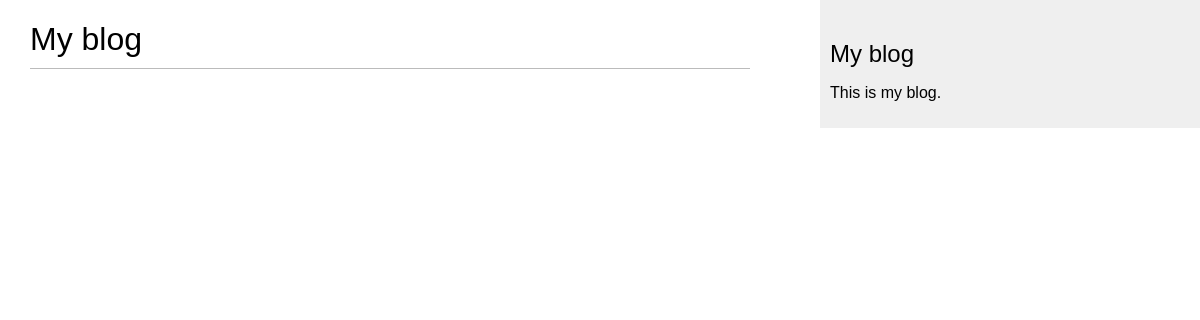
/blog/, run on an earlier commit of the app's database.
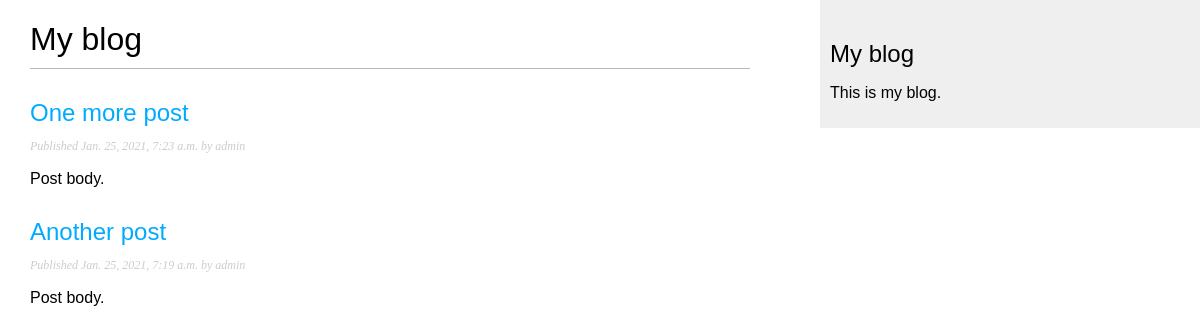
And on a later commit of the database.
### blog/models.py (models this page shows, shortened)
class Post(models.Model):
    STATUS_CHOICES = (
        ('draft', 'Draft'),
        ('published', 'Published')
    )
    title = models.CharField(max_length=250)
    slug = models.SlugField(max_length=250, unique_for_date='publish')
    author = models.ForeignKey(User, on_delete=models.CASCADE,
                                related_name='blog_posts')
    body = models.TextField()
    publish = models.DateTimeField(default=timezone.now)
    created = models.DateTimeField(auto_now_add=True)
    updated = models.DateTimeField(auto_now=True)
    status = models.CharField(max_length=10, choices=STATUS_CHOICES, default='draft')
    objects = models.Manager()
    published = PublishedManager()
    class Meta:
        ordering = ('-publish',)
    def get_absolute_url(self):
        return reverse('blog:post_detail', args=[self.publish.year,
                        self.publish.month, self.publish.day, self.slug])

### blog/views.py (the view)
# urls.py: path('', views.post_list, name='post_list'),
def post_list(request):
    posts = Post.published.all()
    return render(request, 'blog/post/list.html', {'posts': posts})

### blog/models.py (called while the page is built)
    def get_queryset(self):
        return super().get_queryset().filter(status='published')

### blog/templates/blog/post/list.html (shortened to what this page needs)
{% extends 'blog/base.html' %}
{% block content %}
  <h1>My blog</h1>
  {% for post in posts %}
    <h2>
      <a href="{{ post.get_absolute_url }}">{{ post.title }}</a>
    </h2>
    <p class="date">Published {{ post.publish }} by {{ post.author}}</p>
    {{ post.body|truncatewords:30|linebreaks }}
  {% endfor %}
{% endblock %}

### blog/templates/blog/base.html (shortened to what this page needs)
{% load static %}
<!DOCTYPE html>
<html>
<head>
  <link href={% static "css/blog.css" %} rel="stylesheet">
</head>
<body>
  <div id="content">
    {% block content %}{% endblock %}
  </div>
  <div id='sidebar'>
    <h2>My blog</h2>
    <p>This is my blog.</p>
  </div>
</body>
</html>

### blog/static/css/blog.css (style rules this page uses)
body { margin:0; padding:0; font-family:helvetica, sans-serif; }
a { color:#00abff; text-decoration:none; }
h1 { font-weight:normal; border-bottom:1px solid #bbb; padding:0 0 10px 0; }
h2 { font-weight:normal; margin:30px 0 0; }
#content { float:left; width:60%; padding:0 0 0 30px; }
#sidebar { float:right; width:30%; padding:10px; background:#efefef; height:100%; }
p.date { color:#ccc; font-family: georgia, serif; font-size: 12px; font-style: italic; }

What changed in the data, as far as the page shows it:
added Post: title "One more post", publish "Jan. 25, 2021, 7:23 a.m.", author "admin", body "Post body."
added Post: title "Another post", publish "Jan. 25, 2021, 7:19 a.m.", author "admin", body "Post body."
